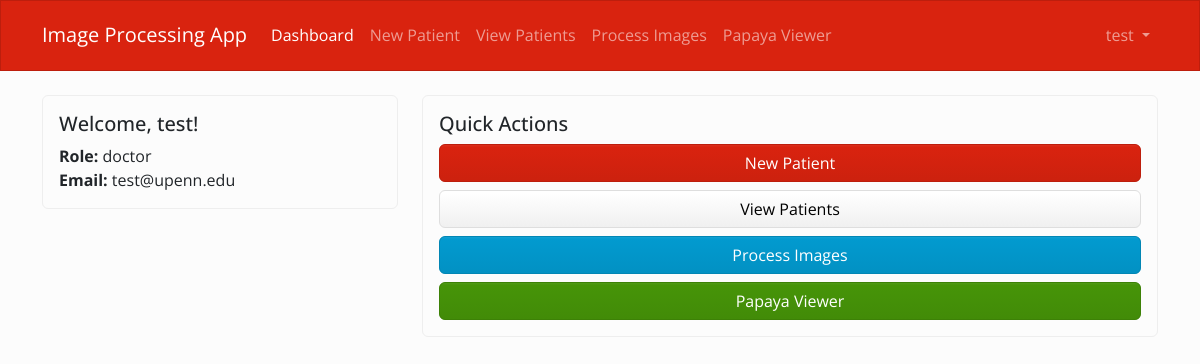
Page /dashboard (signed in) on the committed database.
### tables this page shows
CREATE TABLE user (
  id            INTEGER PRIMARY KEY,
  username      TEXT    NOT NULL COLLATE NOCASE UNIQUE,
  email         TEXT    NOT NULL COLLATE NOCASE UNIQUE,
  password      TEXT    NOT NULL,
  role          TEXT    NOT NULL DEFAULT 'doctor' CHECK (role IN ('doctor','admin')),
  created_at    INTEGER NOT NULL,
  updated_at    INTEGER NOT NULL
);

### main.py (the view)
@app.get("/dashboard")
async def dashboard(request: Request):
    user = get_current_user(request)
    if not user:
        return RedirectResponse("/?error=Please+log+in+first", status_code=303)
    message = request.query_params.get("message")
    context = {
        "request": request,
        "app_name": "Image Processing App",
        "user": user,
        "message": message,
        "current_page": "dashboard"  # Add this to highlight active nav item
    }
    return templates.TemplateResponse("dashboard/dashboard.html", context)

### templates/dashboard/dashboard.html (shortened to what this page needs)
<!DOCTYPE html>
<html lang="en">
<head>
    <link rel="stylesheet" href="https://cdn.jsdelivr.net/npm/bootswatch@5/dist/simplex/bootstrap.min.css">
</head>
<body>
    {% include 'dashboard/nav_header.html' %}
    <div class="container mt-4">
        <div class="row">
            <div class="col-md-4">
                <div class="card">
                    <div class="card-body">
                        <h5 class="card-title">Welcome, {{ user.username }}!</h5>
                        <p class="card-text">
                            <strong>Role:</strong> {{ user.role }}<br>
                            <strong>Email:</strong> {{ user.email }}
                        </p>
                    </div>
                </div>
            </div>
            <div class="col-md-8">
                <div class="card">
                    <div class="card-body">
                        <h5 class="card-title">Quick Actions</h5>
                        <div class="d-grid gap-2">
                            <a href="/new-patient" class="btn btn-primary">New Patient</a>
                            <a href="/patients" class="btn btn-secondary">View Patients</a>
                            <a href="/process-images" class="btn btn-info">Process Images</a>
                            <a href="/papaya" class="btn btn-success">Papaya Viewer</a>
                        </div>
                    </div>
                </div>
            </div>
        </div>
    </div>
</body>
</html>

### templates/dashboard/nav_header.html (shortened to what this page needs)
<nav class="navbar navbar-expand-lg navbar-dark bg-primary">
    <div class="container">
        <a class="navbar-brand" href="/dashboard">{{ app_name }}</a>
        <div class="collapse navbar-collapse" id="navbarNav">
            <ul class="navbar-nav me-auto">
                <li class="nav-item">
                    <a class="nav-link {% if current_page == 'dashboard' %}active{% endif %}" href="/dashboard">Dashboard</a>
                </li>
                <li class="nav-item">
                    <a class="nav-link {% if current_page == 'new_patient' %}active{% endif %}" href="/new-patient">New Patient</a>
                </li>
                <li class="nav-item">
                    <a class="nav-link {% if current_page == 'patients' %}active{% endif %}" href="/patients">View Patients</a>
                </li>
                <li class="nav-item">
                    <a class="nav-link {% if current_page == 'process_images' %}active{% endif %}" href="/process-images">Process Images</a>
                </li>
                <li class="nav-item">
                    <a class="nav-link {% if current_page == 'papaya_viewer' %}active{% endif %}" href="/papaya">Papaya Viewer</a>
                </li>
            </ul>
            <ul class="navbar-nav">
                <li class="nav-item dropdown">
                    <a class="nav-link dropdown-toggle" href="#" id="navbarDropdown" role="button" data-bs-toggle="dropdown">
                        {{ user.username }}
                    </a>
                </li>
            </ul>
        </div>
    </div>
</nav>

### rows in the picture
user: username "test", role "doctor", email "test@upenn.edu"

### other values in the picture
{{ app_name }} "Image Processing App"
